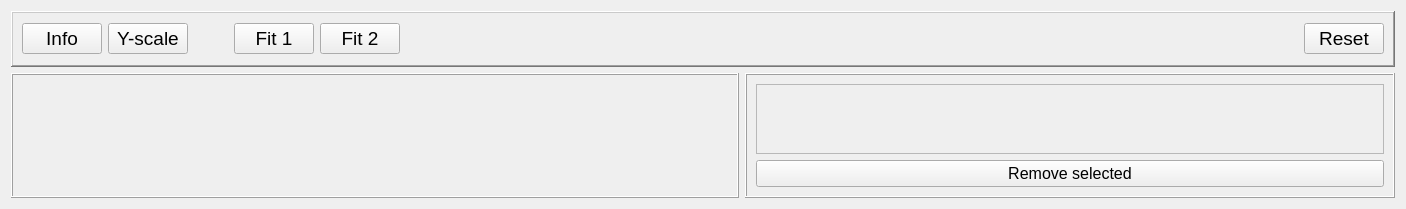
      <widget class="QWidget" name="tab_4">
       <attribute name="title">
        <string>Efficiency</string>
       </attribute>
       <layout class="QGridLayout" name="gridLayout_41">
        <item row="0" column="0" colspan="2">
         <widget class="QFrame" name="frame_8">
          <property name="maximumSize">
           <size>
            <width>16777215</width>
            <height>80</height>
           </size>
          </property>
          <property name="frameShape">
           <enum>QFrame::WinPanel</enum>
          </property>
          <property name="frameShadow">
           <enum>QFrame::Raised</enum>
          </property>
          <layout class="QGridLayout" name="gridLayout_6">
           <item row="0" column="6">
            <widget class="QPushButton" name="button_reset_eff">
             <property name="font">
              <font>
               <pointsize>14</pointsize>
              </font>
             </property>
             <property name="text">
              <string>Reset</string>
             </property>
            </widget>
           </item>
           <item row="0" column="3">
            <widget class="QPushButton" name="button_fit1_eff">
             <property name="font">
              <font>
               <pointsize>14</pointsize>
              </font>
             </property>
             <property name="text">
              <string>Fit 1</string>
             </property>
             <property name="checkable">
              <bool>true</bool>
             </property>
             <property name="autoRepeat">
              <bool>false</bool>
             </property>
             <property name="autoExclusive">
              <bool>false</bool>
             </property>
            </widget>
           </item>
           <item row="0" column="5">
            <spacer name="horizontalSpacer_7">
             <property name="orientation">
              <enum>Qt::Horizontal</enum>
             </property>
             <property name="sizeHint" stdset="0">
              <size>
               <width>898</width>
               <height>34</height>
              </size>
             </property>
            </spacer>
           </item>
           <item row="0" column="4">
            <widget class="QPushButton" name="button_fit2_eff">
             <property name="font">
              <font>
               <pointsize>14</pointsize>
              </font>
             </property>
             <property name="text">
              <string>Fit 2</string>
             </property>
             <property name="checkable">
              <bool>true</bool>
             </property>
             <property name="autoExclusive">
              <bool>false</bool>
             </property>
            </widget>
           </item>
           <item row="0" column="1">
            <widget class="QPushButton" name="button_yscale_eff">
             <property name="font">
              <font>
               <pointsize>14</pointsize>
              </font>
             </property>
             <property name="text">
              <string>Y-scale</string>
             </property>
            </widget>
           </item>
           <item row="0" column="2">
            <spacer name="horizontalSpacer_21">
             <property name="orientation">
              <enum>Qt::Horizontal</enum>
             </property>
             <property name="sizeHint" stdset="0">
              <size>
               <width>40</width>
               <height>20</height>
              </size>
             </property>
            </spacer>
           </item>
           <item row="0" column="0">
            <widget class="QPushButton" name="button_info_eff">
             <property name="font">
              <font>
               <pointsize>14</pointsize>
              </font>
             </property>
             <property name="text">
              <string>Info</string>
             </property>
            </widget>
           </item>
          </layout>
         </widget>
        </item>
        <item row="1" column="0">
         <widget class="QFrame" name="frame_18">
          <property name="sizePolicy">
           <sizepolicy hsizetype="Expanding" vsizetype="Preferred">
            <horstretch>0</horstretch>
            <verstretch>0</verstretch>
           </sizepolicy>
          </property>
          <property name="frameShape">
           <enum>QFrame::Box</enum>
          </property>
          <property name="frameShadow">
           <enum>QFrame::Raised</enum>
          </property>
          <layout class="QGridLayout" name="gridLayout_28">
           <item row="0" column="0">
            <widget class="MplWidget" name="efficiency_plot" native="true">
             <property name="font">
              <font>
               <pointsize>12</pointsize>
              </font>
             </property>
             <property name="mouseTracking">
              <bool>false</bool>
             </property>
             <property name="autoFillBackground">
              <bool>false</bool>
             </property>
            </widget>
           </item>
          </layout>
         </widget>
        </item>
        <item row="1" column="1">
         <widget class="QFrame" name="frame_19">
          <property name="maximumSize">
           <size>
            <width>650</width>
            <height>16777215</height>
           </size>
          </property>
          <property name="frameShape">
           <enum>QFrame::Box</enum>
          </property>
          <property name="frameShadow">
           <enum>QFrame::Raised</enum>
          </property>
          <layout class="QGridLayout" name="gridLayout_40">
           <item row="1" column="0">
            <widget class="QPushButton" name="button_remove_selected_eff">
             <property name="font">
              <font>
               <pointsize>12</pointsize>
              </font>
             </property>
             <property name="text">
              <string>Remove selected</string>
             </property>
            </widget>
           </item>
           <item row="0" column="0">
            <widget class="QScrollArea" name="table_eff_area">
             <property name="font">
              <font>
               <family>MS Shell Dlg 2</family>
               <pointsize>11</pointsize>
               <weight>50</weight>
               <italic>false</italic>
               <bold>false</bold>
              </font>
             </property>
             <property name="widgetResizable">
              <bool>true</bool>
             </property>
             <widget class="QWidget" name="scrollAreaWidgetContents_3">
              <property name="geometry">
               <rect>
                <x>0</x>
                <y>0</y>
                <width>98</width>
                <height>28</height>
               </rect>
              </property>
             </widget>
            </widget>
           </item>
          </layout>
         </widget>
        </item>
       </layout>
      </widget>
